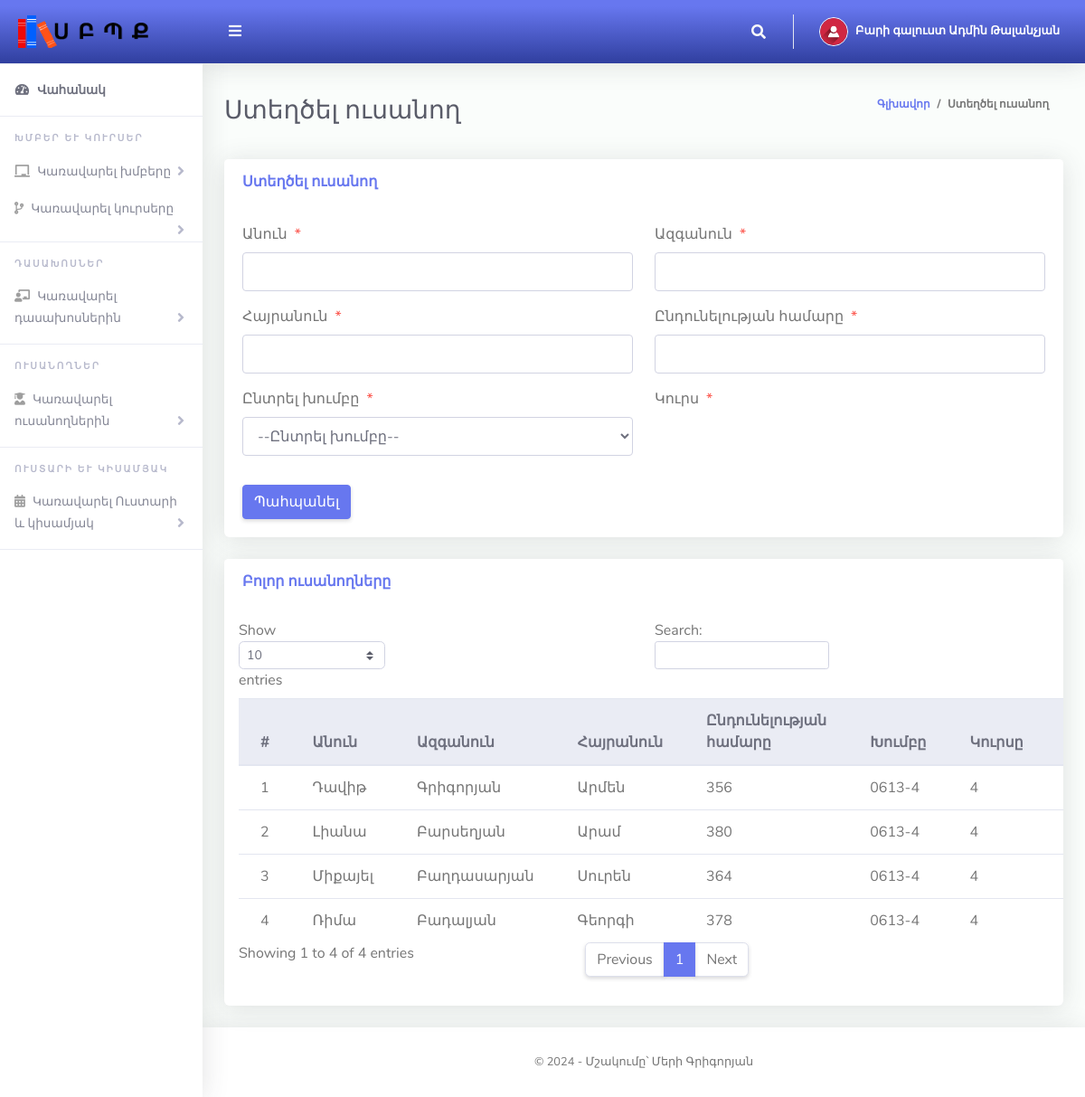
Page /Admin/createStudents.php (signed in) on the committed database.
### tables this page shows
CREATE TABLE `tblstudents` (
  `Id` int(10) NOT NULL,
  `firstName` varchar(255) NOT NULL,
  `lastName` varchar(255) NOT NULL,
  `otherName` varchar(255) NOT NULL,
  `admissionNumber` varchar(255) NOT NULL,
  `password` varchar(50) NOT NULL,
  `classId` varchar(10) NOT NULL,
  `classArmId` varchar(10) NOT NULL,
  `dateCreated` varchar(50) NOT NULL
);

CREATE TABLE `tblclass` (
  `Id` int(10) NOT NULL,
  `className` varchar(255) NOT NULL
);

CREATE TABLE `tblclassarms` (
  `Id` int(10) NOT NULL,
  `classId` varchar(10) NOT NULL,
  `classArmName` varchar(255) NOT NULL,
  `isAssigned` varchar(10) NOT NULL
);

### Admin/createStudents.php (the view, shortened to what this page needs)
<?php
include '../Includes/dbcon.php';
?>
<!DOCTYPE html>
<html lang="hy">
<head>
  <link href="../vendor/fontawesome-free/css/all.min.css" rel="stylesheet" type="text/css">
  <link href="../vendor/bootstrap/css/bootstrap.min.css" rel="stylesheet" type="text/css">
  <link href="css/ruang-admin.min.css" rel="stylesheet">
</head>
<body id="page-top">
  <div id="wrapper">
      <?php include "Includes/sidebar.php";?>
    <div id="content-wrapper" class="d-flex flex-column">
      <div id="content">
       <?php include "Includes/topbar.php";?>
        <div class="container-fluid" id="container-wrapper">
          <div class="d-sm-flex align-items-center justify-content-between mb-4">
            <h1 class="h3 mb-0 text-gray-800">Ստեղծել ուսանող</h1>
            <ol class="breadcrumb">
              <li class="breadcrumb-item"><a href="./">Գլխավոր</a></li>
              <li class="breadcrumb-item active" aria-current="page">Ստեղծել ուսանող</li>
            </ol>
          </div>
          <div class="row">
            <div class="col-lg-12">
              <div class="card mb-4">
                <div class="card-header py-3 d-flex flex-row align-items-center justify-content-between">
                  <h6 class="m-0 font-weight-bold text-primary">Ստեղծել ուսանող</h6>
                </div>
                <div class="card-body">
                  <form method="post">
                   <div class="form-group row mb-3">
                        <div class="col-xl-6">
                        <label class="form-control-label">Անուն<span class="text-danger ml-2">*</span></label>
                        <input type="text" class="form-control" name="firstName" value="<?php echo $row['firstName'];?>" id="exampleInputFirstName" >
                        </div>
                        <div class="col-xl-6">
                        <label class="form-control-label">Ազգանուն<span class="text-danger ml-2">*</span></label>
                      <input type="text" class="form-control" name="lastName" value="<?php echo $row['lastName'];?>" id="exampleInputFirstName" >
                        </div>
                    </div>
                     <div class="form-group row mb-3">
                        <div class="col-xl-6">
                        <label class="form-control-label">Հայրանուն<span class="text-danger ml-2">*</span></label>
                        <input type="text" class="form-control" name="otherName" value="<?php echo $row['otherName'];?>" id="exampleInputFirstName" >
                        </div>
                        <div class="col-xl-6">
                        <label class="form-control-label">Ընդունելության համարը<span class="text-danger ml-2">*</span></label>
                      <input type="text" class="form-control" required name="admissionNumber" value="<?php echo $row['admissionNumber'];?>" id="exampleInputFirstName" >
                        </div>
                    </div>
                    <div class="form-group row mb-3">
                        <div class="col-xl-6">
                        <label class="form-control-label">Ընտրել խումբը<span class="text-danger ml-2">*</span></label>
                         <?php
                        $qry= "SELECT * FROM tblclass ORDER BY className ASC";
                        $result = $conn->query($qry);
                        $num = $result->num_rows;
                        if ($num > 0){
                          echo ' <select required name="classId" onchange="classArmDropdown(this.value)" class="form-control mb-3">';
                          echo'<option value="">--Ընտրել խումբը--</option>';
                                  echo '</select>';
                              }
                            ?>
                        </div>
                        <div class="col-xl-6">
                        <label class="form-control-label">Կուրս<span class="text-danger ml-2">*</span></label>
                        </div>
                    </div>
                      <?php
                    if (isset($Id))
                    {
                    ?>
                    <button type="submit" name="update" class="btn btn-warning">Խմբագրել</button>
                    &nbsp;&nbsp;&nbsp;&nbsp;&nbsp;&nbsp;&nbsp;&nbsp;&nbsp;&nbsp;
                    <?php
                    } else {
                    ?>
                    <button type="submit" name="save" class="btn btn-primary">Պահպանել</button>
                    <?php
                    }
                    ?>
                  </form>
                </div>
              </div>
                 <div class="row">
              <div class="col-lg-12">
              <div class="card mb-4">
                <div class="card-header py-3 d-flex flex-row align-items-center justify-content-between">
                  <h6 class="m-0 font-weight-bold text-primary">Բոլոր ուսանողները</h6>
                </div>
                <div class="table-responsive p-3">
                  <table class="table align-items-center table-flush table-hover" id="dataTableHover">
                    <thead class="thead-light">
                      <tr>
                        <th>#</th>
                        <th>Անուն</th>
                        <th>Ազգանուն</th>
                        <th>Հայրանուն</th>
                        <th>Ընդունելության համարը</th>
                        <th>Խումբը</th>
                        <th>Կուրսը</th>
                        <th>Ստեղծման ամսաթիվ</th>
                      </tr>
                    </thead>
                    <tbody>
                  <?php
                      $query = "SELECT tblstudents.Id,tblclass.className,tblclassarms.classArmName,tblclassarms.Id AS classArmId,tblstudents.firstName,
                      tblstudents.lastName,tblstudents.otherName,tblstudents.admissionNumber,tblstudents.dateCreated
                      FROM tblstudents
                      INNER JOIN tblclass ON tblclass.Id = tblstudents.classId
                      INNER JOIN tblclassarms ON tblclassarms.Id = tblstudents.classArmId";
                      $rs = $conn->query($query);
                      $num = $rs->num_rows;
                      $sn=0;
                      if($num > 0)
                      {
                        while ($rows = $rs->fetch_assoc())
                          {
                             $sn = $sn + 1;
                            echo"
                              <tr>
                                <td>".$sn."</td>
                                <td>".$rows['firstName']."</td>
                                <td>".$rows['lastName']."</td>
                                <td>".$rows['otherName']."</td>
                                <td>".$rows['admissionNumber']."</td>
                                <td>".$rows['className']."</td>
                                <td>".$rows['classArmName']."</td>
                                 <td>".$rows['dateCreated']."</td>
                                <td><a href='?action=edit&Id=".$rows['Id']."'><i class='fas fa-fw fa-edit'></i></a></td>
                                <td><a href='?action=delete&Id=".$rows['Id']."'><i class='fas fa-fw fa-trash'></i></a></td>
                              </tr>";
                          }
                      }
                      else
                      {
                           echo
                           "<div class='alert alert-danger' role='alert'>
                            Գրանցումը չի գտնվել
                           </div>";
                      }
                      ?>
                    </tbody>
                  </table>
                </div>
              </div>
            </div>
            </div>
          </div>
        </div>
      </div>
       <?php include "Includes/footer.php";?>
    </div>
  </div>
</body>
</html>

### Admin/Includes/topbar.php (shortened to what this page needs)
<?php
  $query = "SELECT * FROM tbladmin WHERE Id = ".$_SESSION['userId']."";
  $rs = $conn->query($query);
  $rows = $rs->fetch_assoc();
  $fullName = $rows['firstName']." ".$rows['lastName'];
?>
<nav class="navbar navbar-expand navbar-light bg-gradient-primary topbar mb-4 static-top">
          <button id="sidebarToggleTop" class="btn btn-link rounded-circle mr-3">
            <i class="fa fa-bars"></i>
          </button>
          <ul class="navbar-nav ml-auto">
            <li class="nav-item dropdown no-arrow">
              <a class="nav-link dropdown-toggle" href="#" id="searchDropdown" role="button" data-toggle="dropdown"
                aria-haspopup="true" aria-expanded="false">
                <i class="fas fa-search fa-fw"></i>
              </a>
            </li>
            <li class="nav-item dropdown no-arrow">
              <a class="nav-link dropdown-toggle" href="#" id="userDropdown" role="button" data-toggle="dropdown"
                aria-haspopup="true" aria-expanded="false">
                <img class="img-profile rounded-circle" src="img/user-icn.png" style="max-width: 60px">
                <span class="ml-2 d-none d-lg-inline text-white small"><b>Բարի գալուստ <?php echo $fullName;?></b></span>
              </a>
            </li>
          </ul>
        </nav>

### rows in the picture
tblstudents: firstName "Դավիթ", lastName "Գրիգորյան", otherName "Արմեն", admissionNumber "356", classId.className "0613-4", classArmId.classArmName "4"
tblstudents: firstName "Լիանա", lastName "Բարսեղյան", otherName "Արամ", admissionNumber "380", classId.className "0613-4", classArmId.classArmName "4"
tblstudents: firstName "Միքայել", lastName "Բաղդասարյան", otherName "Սուրեն", admissionNumber "364", classId.className "0613-4", classArmId.classArmName "4"
tblstudents: firstName "Ռիմա", lastName "Բադալյան", otherName "Գեորգի", admissionNumber "378", classId.className "0613-4", classArmId.classArmName "4"

### other values in the picture
$fullName "Ադմին Թալանչյան"
